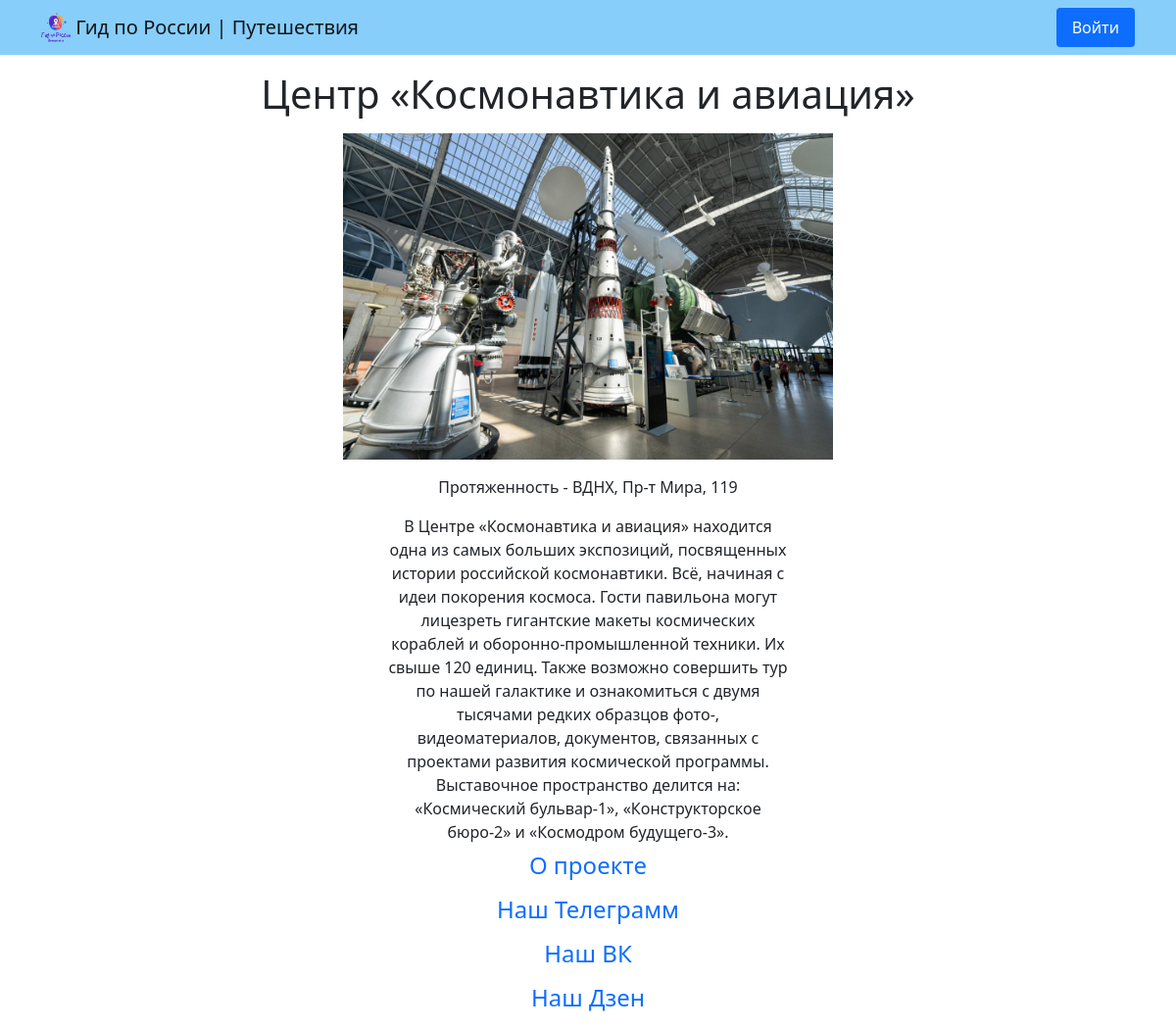
Screenshot of /event/1 with the database file from the repository.
### data/event.py (models this page shows)
class Event(SqlAlchemyBase):
    __tablename__ = 'events'
    id = sqlalchemy.Column(sqlalchemy.Integer,
                           primary_key=True, autoincrement=True)
    region = sqlalchemy.Column(sqlalchemy.String, nullable=True)
    title = sqlalchemy.Column(sqlalchemy.String, nullable=True)
    address = sqlalchemy.Column(sqlalchemy.String, nullable=True)
    image = sqlalchemy.Column(sqlalchemy.String, nullable=True)
    info = sqlalchemy.Column(sqlalchemy.String, nullable=True)
    def get_list(self):
        return [self.id, self.region, self.title, self.address, self.image, self.info]

### guide.py (the view)
@app.route('/event/<int:event_id>')
def event(event_id):
    db_sess = db_session.create_session()
    event_list = db_sess.query(Event).filter(Event.id == event_id).first().get_list()
    return render_template('event.html', event_list=event_list)

### data/db_session.py (called while the page is built)
def create_session() -> Session:
    global __factory
    return __factory()

### templates/event.html (shortened to what this page needs)
{% extends 'base.html' %}
{% block content %}
<div class="route">
    <p><h1>{{ event_list[2] }}</h1></p>
    <img style="width: 500px;" src="{{ url_for('static', filename=event_list[4]) }}">
    <p><div>Протяженность - {{ event_list[3] }}</div></p>
    <div style="margin-left: 33%; margin-right: 33%;">{{ event_list[5] }}</div>
</div>
{% endblock %}

### static/css/style.css (style rules this page uses)
body { margin:0px; padding:0px; }
.route { text-align: center; }

### rows the page displays
Event: title "Центр «Космонавтика и авиация»", image (picture), address "ВДНХ, Пр-т Мира, 119", info "В Центре «Космонавтика и авиация» находится одна из самых больших экспозиций, посвященных истории российской космонавтики. Всё, начиная с идеи покорения космоса. Гости павильона могут лицезреть гигантские макеты космических кораблей и оборонно-промышленной техники. Их свыше 120 единиц. Также возможно совершить тур по нашей галактике и ознакомиться с двумя тысячами редких образцов фото-, видеоматериалов, документов, связанных с проектами развития космической программы. Выставочное пространство делится на: «Космический бульвар-1», «Конструкторское бюро-2» и «Космодром будущего-3»."
